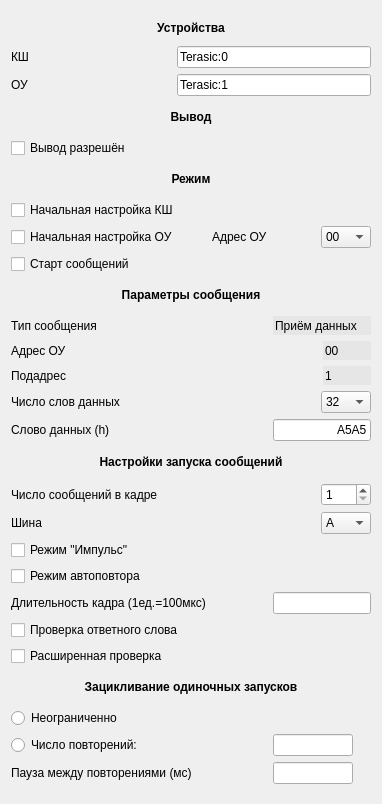
<?xml version="1.0" encoding="UTF-8"?>
<ui version="4.0">
 <class>Dialog</class>
 <widget class="QDialog" name="Dialog">
  <property name="geometry">
   <rect>
    <x>0</x>
    <y>0</y>
    <width>382</width>
    <height>751</height>
   </rect>
  </property>
  <property name="windowTitle">
   <string>Настройки теста обмена по НСК</string>
  </property>
  <property name="windowIcon">
   <iconset resource="../tgca/tgca.qrc">
    <normaloff>:/pictogram/images[10].png</normaloff>:/pictogram/images[10].png</iconset>
  </property>
  <layout class="QGridLayout" name="gridLayout">
   <property name="topMargin">
    <number>15</number>
   </property>
   <property name="bottomMargin">
    <number>20</number>
   </property>
   <item row="31" column="0" colspan="3">
    <widget class="QLabel" name="labelPause">
     <property name="text">
      <string>Пауза между повторениями (мс)</string>
     </property>
    </widget>
   </item>
   <item row="30" column="0" colspan="3">
    <widget class="QRadioButton" name="radioButtonSet">
     <property name="text">
      <string>Число повторений:</string>
     </property>
    </widget>
   </item>
   <item row="1" column="0">
    <widget class="QLabel" name="labelDevBC">
     <property name="maximumSize">
      <size>
       <width>50</width>
       <height>16777215</height>
      </size>
     </property>
     <property name="text">
      <string>КШ</string>
     </property>
    </widget>
   </item>
   <item row="14" column="4" alignment="Qt::AlignRight">
    <widget class="QLabel" name="lineMesRTA">
     <property name="minimumSize">
      <size>
       <width>48</width>
       <height>19</height>
      </size>
     </property>
     <property name="maximumSize">
      <size>
       <width>48</width>
       <height>19</height>
      </size>
     </property>
     <property name="styleSheet">
      <string notr="true">background-color: rgb(230, 230, 230);</string>
     </property>
     <property name="text">
      <string>00</string>
     </property>
     <property name="indent">
      <number>2</number>
     </property>
    </widget>
   </item>
   <item row="20" column="0">
    <widget class="QLabel" name="labelBus">
     <property name="text">
      <string>Шина</string>
     </property>
    </widget>
   </item>
   <item row="19" column="4" alignment="Qt::AlignRight">
    <widget class="QSpinBox" name="spinBox">
     <property name="minimumSize">
      <size>
       <width>50</width>
       <height>0</height>
      </size>
     </property>
     <property name="maximumSize">
      <size>
       <width>50</width>
       <height>16777215</height>
      </size>
     </property>
     <property name="minimum">
      <number>1</number>
     </property>
     <property name="maximum">
      <number>64</number>
     </property>
    </widget>
   </item>
   <item row="20" column="4" alignment="Qt::AlignRight">
    <widget class="QComboBox" name="comboBoxBus">
     <property name="minimumSize">
      <size>
       <width>50</width>
       <height>0</height>
      </size>
     </property>
     <property name="maximumSize">
      <size>
       <width>50</width>
       <height>16777215</height>
      </size>
     </property>
     <item>
      <property name="text">
       <string>А</string>
      </property>
     </item>
     <item>
      <property name="text">
       <string>Б</string>
      </property>
     </item>
    </widget>
   </item>
   <item row="7" column="0" colspan="3">
    <widget class="QCheckBox" name="checkBoxConfigBC">
     <property name="text">
      <string>Начальная настройка КШ</string>
     </property>
    </widget>
   </item>
   <item row="16" column="4" alignment="Qt::AlignRight">
    <widget class="QComboBox" name="comboBoxNW">
     <property name="minimumSize">
      <size>
       <width>50</width>
       <height>0</height>
      </size>
     </property>
     <property name="maximumSize">
      <size>
       <width>50</width>
       <height>16777215</height>
      </size>
     </property>
     <property name="currentIndex">
      <number>31</number>
     </property>
     <item>
      <property name="text">
       <string>1</string>
      </property>
     </item>
     <item>
      <property name="text">
       <string>2</string>
      </property>
     </item>
     <item>
      <property name="text">
       <string>3</string>
      </property>
     </item>
     <item>
      <property name="text">
       <string>4</string>
      </property>
     </item>
     <item>
      <property name="text">
       <string>5</string>
      </property>
     </item>
     <item>
      <property name="text">
       <string>6</string>
      </property>
     </item>
     <item>
      <property name="text">
       <string>7</string>
      </property>
     </item>
     <item>
      <property name="text">
       <string>8</string>
      </property>
     </item>
     <item>
      <property name="text">
       <string>9</string>
      </property>
     </item>
     <item>
      <property name="text">
       <string>10</string>
      </property>
     </item>
     <item>
      <property name="text">
       <string>11</string>
      </property>
     </item>
     <item>
      <property name="text">
       <string>12</string>
      </property>
     </item>
     <item>
      <property name="text">
       <string>13</string>
      </property>
     </item>
     <item>
      <property name="text">
       <string>14</string>
      </property>
     </item>
     <item>
      <property name="text">
       <string>15</string>
      </property>
     </item>
     <item>
      <property name="text">
       <string>16</string>
      </property>
     </item>
     <item>
      <property name="text">
       <string>17</string>
      </property>
     </item>
     <item>
      <property name="text">
       <string>18</string>
      </property>
     </item>
     <item>
      <property name="text">
       <string>19</string>
      </property>
     </item>
     <item>
      <property name="text">
       <string>20</string>
      </property>
     </item>
     <item>
      <property name="text">
       <string>21</string>
      </property>
     </item>
     <item>
      <property name="text">
       <string>22</string>
      </property>
     </item>
     <item>
      <property name="text">
       <string>23</string>
      </property>
     </item>
     <item>
      <property name="text">
       <string>24</string>
      </property>
     </item>
     <item>
      <property name="text">
       <string>25</string>
      </property>
     </item>
     <item>
      <property name="text">
       <string>26</string>
      </property>
     </item>
     <item>
      <property name="text">
       <string>27</string>
      </property>
     </item>
     <item>
      <property name="text">
       <string>28</string>
      </property>
     </item>
     <item>
      <property name="text">
       <string>29</string>
      </property>
     </item>
     <item>
      <property name="text">
       <string>30</string>
      </property>
     </item>
     <item>
      <property name="text">
       <string>31</string>
      </property>
     </item>
     <item>
      <property name="text">
       <string>32</string>
      </property>
     </item>
    </widget>
   </item>
   <item row="2" column="2" colspan="3">
    <widget class="QLineEdit" name="deviceEditRT">
     <property name="minimumSize">
      <size>
       <width>180</width>
       <height>0</height>
      </size>
     </property>
     <property name="text">
      <string>Terasic:1</string>
     </property>
    </widget>
   </item>
   <item row="30" column="4">
    <widget class="QLineEdit" name="lineEditNum">
     <property name="maximumSize">
      <size>
       <width>80</width>
       <height>16777215</height>
      </size>
     </property>
    </widget>
   </item>
   <item row="1" column="2" colspan="3">
    <widget class="QLineEdit" name="deviceEditBC">
     <property name="minimumSize">
      <size>
       <width>180</width>
       <height>0</height>
      </size>
     </property>
     <property name="text">
      <string>Terasic:0</string>
     </property>
    </widget>
   </item>
   <item row="12" column="0" colspan="3">
    <widget class="QLabel" name="labelMesType">
     <property name="text">
      <string>Тип сообщения</string>
     </property>
    </widget>
   </item>
   <item row="16" column="0">
    <widget class="QLabel" name="labelMesNW">
     <property name="text">
      <string>Число слов данных</string>
     </property>
    </widget>
   </item>
   <item row="9" column="0">
    <widget class="QCheckBox" name="checkBoxStartMessages">
     <property name="text">
      <string>Старт сообщений</string>
     </property>
    </widget>
   </item>
   <item row="17" column="0">
    <widget class="QLabel" name="labelMesDW">
     <property name="text">
      <string>Слово данных (h)</string>
     </property>
    </widget>
   </item>
   <item row="25" column="0" colspan="3">
    <widget class="QCheckBox" name="checkBoxCheckAll">
     <property name="text">
      <string>Расширенная проверка</string>
     </property>
    </widget>
   </item>
   <item row="23" column="4">
    <widget class="QLineEdit" name="lineEditFT"/>
   </item>
   <item row="0" column="0" colspan="5">
    <widget class="QLabel" name="labelHeaderDevices">
     <property name="minimumSize">
      <size>
       <width>0</width>
       <height>25</height>
      </size>
     </property>
     <property name="font">
      <font>
       <weight>75</weight>
       <bold>true</bold>
      </font>
     </property>
     <property name="text">
      <string>Устройства</string>
     </property>
     <property name="alignment">
      <set>Qt::AlignCenter</set>
     </property>
    </widget>
   </item>
   <item row="17" column="4">
    <widget class="QLineEdit" name="lineEditDW">
     <property name="text">
      <string>A5A5</string>
     </property>
     <property name="alignment">
      <set>Qt::AlignRight|Qt::AlignTrailing|Qt::AlignVCenter</set>
     </property>
    </widget>
   </item>
   <item row="12" column="4">
    <widget class="QLabel" name="lineMesType">
     <property name="minimumSize">
      <size>
       <width>0</width>
       <height>19</height>
      </size>
     </property>
     <property name="maximumSize">
      <size>
       <width>16777215</width>
       <height>19</height>
      </size>
     </property>
     <property name="styleSheet">
      <string notr="true">background-color: rgb(230, 230, 230);</string>
     </property>
     <property name="text">
      <string>Приём данных</string>
     </property>
     <property name="indent">
      <number>2</number>
     </property>
    </widget>
   </item>
   <item row="6" column="0" colspan="5">
    <widget class="QLabel" name="labelHeaderMode">
     <property name="minimumSize">
      <size>
       <width>0</width>
       <height>30</height>
      </size>
     </property>
     <property name="font">
      <font>
       <weight>75</weight>
       <bold>true</bold>
      </font>
     </property>
     <property name="text">
      <string>Режим</string>
     </property>
     <property name="alignment">
      <set>Qt::AlignCenter</set>
     </property>
    </widget>
   </item>
   <item row="23" column="0" colspan="3">
    <widget class="QLabel" name="labelFT">
     <property name="text">
      <string>Длительность кадра (1ед.=100мкс)</string>
     </property>
    </widget>
   </item>
   <item row="19" column="0" colspan="3">
    <widget class="QLabel" name="labelNumMes">
     <property name="text">
      <string>Число сообщений в кадре</string>
     </property>
    </widget>
   </item>
   <item row="24" column="0" colspan="3">
    <widget class="QCheckBox" name="checkBoxCheckRW">
     <property name="text">
      <string>Проверка ответного слова</string>
     </property>
    </widget>
   </item>
   <item row="11" column="0" colspan="5">
    <widget class="QLabel" name="labelHeaderMes">
     <property name="minimumSize">
      <size>
       <width>0</width>
       <height>30</height>
      </size>
     </property>
     <property name="font">
      <font>
       <weight>75</weight>
       <bold>true</bold>
      </font>
     </property>
     <property name="text">
      <string>Параметры сообщения</string>
     </property>
     <property name="alignment">
      <set>Qt::AlignCenter</set>
     </property>
    </widget>
   </item>
   <item row="8" column="0" colspan="3">
    <widget class="QCheckBox" name="checkBoxConfigRT">
     <property name="text">
      <string>Начальная настройка ОУ</string>
     </property>
    </widget>
   </item>
   <item row="15" column="0">
    <widget class="QLabel" name="labelMesSA">
     <property name="text">
      <string>Подадрес</string>
     </property>
    </widget>
   </item>
   <item row="31" column="4">
    <widget class="QLineEdit" name="lineEditPause">
     <property name="maximumSize">
      <size>
       <width>80</width>
       <height>16777215</height>
      </size>
     </property>
    </widget>
   </item>
   <item row="2" column="0">
    <widget class="QLabel" name="labeDevlRT">
     <property name="maximumSize">
      <size>
       <width>50</width>
       <height>16777215</height>
      </size>
     </property>
     <property name="text">
      <string>ОУ</string>
     </property>
    </widget>
   </item>
   <item row="28" column="0" colspan="3">
    <widget class="QRadioButton" name="radioButtonUnlim">
     <property name="text">
      <string>Неограниченно</string>
     </property>
    </widget>
   </item>
   <item row="14" column="0">
    <widget class="QLabel" name="labelMesRTA">
     <property name="text">
      <string>Адрес ОУ</string>
     </property>
    </widget>
   </item>
   <item row="15" column="4" alignment="Qt::AlignRight">
    <widget class="QLabel" name="lineMesSA">
     <property name="minimumSize">
      <size>
       <width>48</width>
       <height>19</height>
      </size>
     </property>
     <property name="maximumSize">
      <size>
       <width>48</width>
       <height>19</height>
      </size>
     </property>
     <property name="styleSheet">
      <string notr="true">background-color: rgb(230, 230, 230);</string>
     </property>
     <property name="text">
      <string>1</string>
     </property>
     <property name="indent">
      <number>2</number>
     </property>
    </widget>
   </item>
   <item row="22" column="0" colspan="3">
    <widget class="QCheckBox" name="checkBoxAutorepeat">
     <property name="text">
      <string>Режим автоповтора</string>
     </property>
    </widget>
   </item>
   <item row="27" column="0" colspan="5">
    <widget class="QLabel" name="labelHeaderRepeat">
     <property name="minimumSize">
      <size>
       <width>0</width>
       <height>30</height>
      </size>
     </property>
     <property name="font">
      <font>
       <weight>75</weight>
       <bold>true</bold>
      </font>
     </property>
     <property name="text">
      <string>Зацикливание одиночных запусков</string>
     </property>
     <property name="alignment">
      <set>Qt::AlignCenter</set>
     </property>
    </widget>
   </item>
   <item row="18" column="0" colspan="5">
    <widget class="QLabel" name="labelHeaderTune">
     <property name="minimumSize">
      <size>
       <width>0</width>
       <height>30</height>
      </size>
     </property>
     <property name="font">
      <font>
       <weight>75</weight>
       <bold>true</bold>
      </font>
     </property>
     <property name="text">
      <string>Настройки запуска сообщений</string>
     </property>
     <property name="alignment">
      <set>Qt::AlignCenter</set>
     </property>
    </widget>
   </item>
   <item row="21" column="0">
    <widget class="QCheckBox" name="checkBoxPulse">
     <property name="text">
      <string>Режим &quot;Импульс&quot;</string>
     </property>
    </widget>
   </item>
   <item row="3" column="0" colspan="5">
    <widget class="QLabel" name="labelHeaderOut">
     <property name="minimumSize">
      <size>
       <width>0</width>
       <height>30</height>
      </size>
     </property>
     <property name="font">
      <font>
       <weight>75</weight>
       <bold>true</bold>
      </font>
     </property>
     <property name="text">
      <string>Вывод</string>
     </property>
     <property name="alignment">
      <set>Qt::AlignCenter</set>
     </property>
    </widget>
   </item>
   <item row="4" column="0">
    <widget class="QCheckBox" name="checkBoxOut">
     <property name="text">
      <string>Вывод разрешён</string>
     </property>
    </widget>
   </item>
   <item row="8" column="3">
    <widget class="QLabel" name="labelRTA">
     <property name="text">
      <string>Адрес ОУ</string>
     </property>
    </widget>
   </item>
   <item row="8" column="4" alignment="Qt::AlignRight">
    <widget class="QComboBox" name="comboBoxRTA">
     <property name="minimumSize">
      <size>
       <width>50</width>
       <height>0</height>
      </size>
     </property>
     <property name="maximumSize">
      <size>
       <width>50</width>
       <height>16777215</height>
      </size>
     </property>
     <item>
      <property name="text">
       <string>00</string>
      </property>
     </item>
     <item>
      <property name="text">
       <string>01</string>
      </property>
     </item>
     <item>
      <property name="text">
       <string>02</string>
      </property>
     </item>
     <item>
      <property name="text">
       <string>03</string>
      </property>
     </item>
     <item>
      <property name="text">
       <string>04</string>
      </property>
     </item>
     <item>
      <property name="text">
       <string>05</string>
      </property>
     </item>
     <item>
      <property name="text">
       <string>06</string>
      </property>
     </item>
     <item>
      <property name="text">
       <string>07</string>
      </property>
     </item>
     <item>
      <property name="text">
       <string>08</string>
      </property>
     </item>
     <item>
      <property name="text">
       <string>09</string>
      </property>
     </item>
     <item>
      <property name="text">
       <string>10</string>
      </property>
     </item>
     <item>
      <property name="text">
       <string>11</string>
      </property>
     </item>
     <item>
      <property name="text">
       <string>12</string>
      </property>
     </item>
     <item>
      <property name="text">
       <string>13</string>
      </property>
     </item>
     <item>
      <property name="text">
       <string>14</string>
      </property>
     </item>
     <item>
      <property name="text">
       <string>15</string>
      </property>
     </item>
     <item>
      <property name="text">
       <string>16</string>
      </property>
     </item>
     <item>
      <property name="text">
       <string>17</string>
      </property>
     </item>
     <item>
      <property name="text">
       <string>18</string>
      </property>
     </item>
     <item>
      <property name="text">
       <string>19</string>
      </property>
     </item>
     <item>
      <property name="text">
       <string>20</string>
      </property>
     </item>
     <item>
      <property name="text">
       <string>21</string>
      </property>
     </item>
     <item>
      <property name="text">
       <string>22</string>
      </property>
     </item>
     <item>
      <property name="text">
       <string>23</string>
      </property>
     </item>
     <item>
      <property name="text">
       <string>24</string>
      </property>
     </item>
     <item>
      <property name="text">
       <string>25</string>
      </property>
     </item>
     <item>
      <property name="text">
       <string>26</string>
      </property>
     </item>
     <item>
      <property name="text">
       <string>27</string>
      </property>
     </item>
     <item>
      <property name="text">
       <string>28</string>
      </property>
     </item>
     <item>
      <property name="text">
       <string>29</string>
      </property>
     </item>
     <item>
      <property name="text">
       <string>30</string>
      </property>
     </item>
    </widget>
   </item>
   <item row="9" column="1" colspan="4">
    <widget class="QLabel" name="labelSpace">
     <property name="text">
      <string/>
     </property>
    </widget>
   </item>
  </layout>
 </widget>
 <resources>
  <include location="../tgca/tgca.qrc"/>
 </resources>
 <connections/>
</ui>
